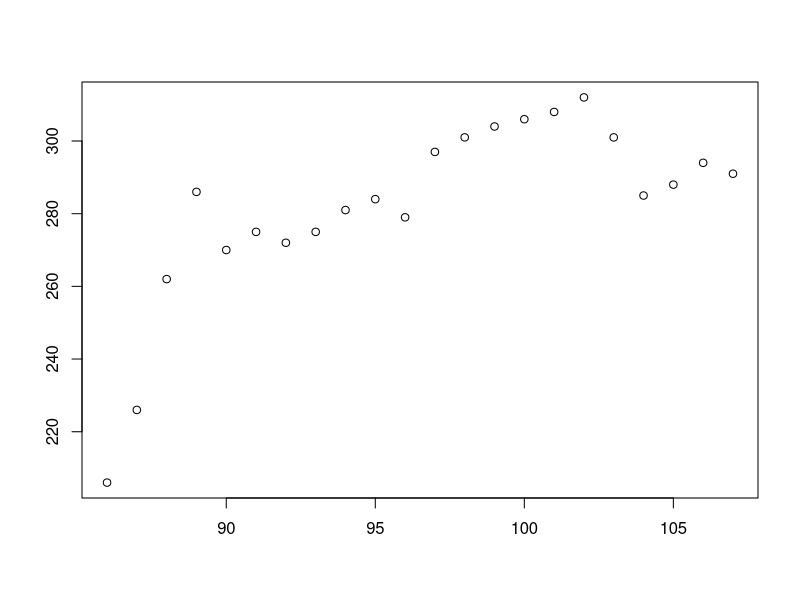

Generate this figure with R: (Note: this script raises an error after producing the figure.)
## ---- chunk 1
library(readxl)
## ---- chunk 2
bus <- read_excel("data/bus_efficiency_revised.xlsx")
print(bus)
## ---- chunk 3
years <- unique(bus$Year)
column <- colnames(bus)
bus_avg <- vector(mode="numeric", length = length(column))
for(i in 1:length(years)) {
  row <- vector(mode="numeric", length = length(column))
  row[1] <- years[i]
  row[2] <- sum(bus$Year == years[i])
  tmp <- bus[bus$Year == years[i],]
  for(j in 3:length(column)) {
    tempt = as.numeric(unlist(bus[bus$Year == years[i],column[j]]))
    len = length(tempt)
    row[j] <- sd(tempt)*(len-1)/len
  }
  bus_avg <- rbind(bus_avg, row)
}

bus_avg <- data.frame(bus_avg[2:nrow(bus_avg),], row.names = NULL, stringsAsFactors=FALSE)
colnames(bus_avg) <- c("Year", "Counts", column[3:length(column)])
bus_avg <- data.frame(lapply(bus_avg,as.numeric))
print(bus_avg)
## ---- chunk 4
for(co in colnames(bus_avg)[2:ncol(bus_avg)]) {
  plot(bus_avg[, c("Year", co)], main=gsub("\\.", " ", paste("Line Chart of ", co), ".", " "))
  lines(bus_avg[, c("Year", co)])
  abline(lm(bus_avg[,co] ~ bus_avg$Year), col= "red")
  #abline(v = 103, lty =2)
}
## ---- chunk 5
print(cor(bus_avg))
## ---- chunk 6
print(cor(bus[,3:ncol(bus)]))
## ---- chunk 7
years <- unique(bus$Year)
column <- colnames(bus)
bus_avg <- vector(mode="numeric", length = length(column))
for(i in 1:length(years)) {
  row <- vector(mode="numeric", length = length(column))
  row[1] <- years[i]
  row[2] <- sum(bus$Year == years[i])
  tmp <- bus[bus$Year == years[i],]
  for(j in 3:length(column)) {
    row[j] <- mean(as.numeric(unlist(bus[bus$Year == years[i],column[j]])))
  }
  bus_avg <- rbind(bus_avg, row)
}

bus_avg <- data.frame(bus_avg[2:nrow(bus_avg),], row.names = NULL, stringsAsFactors=FALSE)
colnames(bus_avg) <- c("Year", "Counts", column[3:length(column)])
bus_avg <- data.frame(lapply(bus_avg,as.numeric))
for(co in colnames(bus_avg)[2:ncol(bus_avg)]) {
  plot(bus_avg[, c("Year", co)], main=gsub("\\.", " ", paste("Line Chart of ", co), ".", " "))
  lines(bus_avg[, c("Year", co)])
  abline(lm(bus_avg[,co] ~ bus_avg$Year), col= "red")
  #abline(v = 103, lty =2)
}
## ---- chunk 8
years <- unique(bus$Year)
column <- colnames(bus)
bus_avg <- vector(mode="numeric", length = length(column))
for(i in 1:length(years)) {
  row <- vector(mode="numeric", length = length(column))
  row[1] <- years[i]
  row[2] <- sum(bus$Year == years[i])
  tmp <- bus[bus$Year == years[i],]
  for(j in 3:length(column)) {
    row[j] <- sum(as.numeric(unlist(bus[bus$Year == years[i],column[j]])))
  }
  bus_avg <- rbind(bus_avg, row)
}

bus_avg <- data.frame(bus_avg[2:nrow(bus_avg),], row.names = NULL, stringsAsFactors=FALSE)
colnames(bus_avg) <- c("Year", "Counts", column[3:length(column)])
bus_avg <- data.frame(lapply(bus_avg,as.numeric))
for(co in colnames(bus_avg)[2:ncol(bus_avg)]) {
  plot(bus_avg[, c("Year", co)], main=gsub("\\.", " ", paste("Line Chart of ", co), ".", " "))
  lines(bus_avg[, c("Year", co)])
  abline(lm(bus_avg[,co] ~ bus_avg$Year), col= "red")
  #abline(v = 103, lty =2)
}
## ---- chunk 9
bus_107 <- bus[bus$Year=="107",]
mean(bus_107$Times)
## ---- chunk 10
sum(bus_107$Times > mean(bus_107$Times))/nrow(bus_107)
## ---- chunk 11
outliers <- boxplot(bus_107[,"Times"], plot = FALSE)$out
sum(bus_107$Times > mean(bus_107$Times[-which(bus_107$Times %in% outliers)]))/nrow(bus_107)
## ---- chunk 12
for(co in colnames(bus_107[,3:ncol(bus_107)])) {
  print(paste(co,": more than mean / mean without outlier"))
  print(sum(bus_107[,co] > mean(unlist(bus_107[,co])))/nrow(bus_107))
  outliers <- boxplot(unlist(bus_107[,co]), plot = FALSE)$out
  if(length(outliers) > 0)
    print(sum(bus_107[,co] > mean(unlist(bus_107[-which(unlist(bus_107[,co]) %in% outliers),co])))/nrow(bus_107))
  else
    print(sum(bus_107[,co] > mean(unlist(bus_107[,co])))/nrow(bus_107))
}
## ---- chunk 13
outliers <- boxplot(bus_107[,"Times"], plot = FALSE)$out
boxplot(bus_107$Times[-which(bus_107$Times %in% outliers)])
